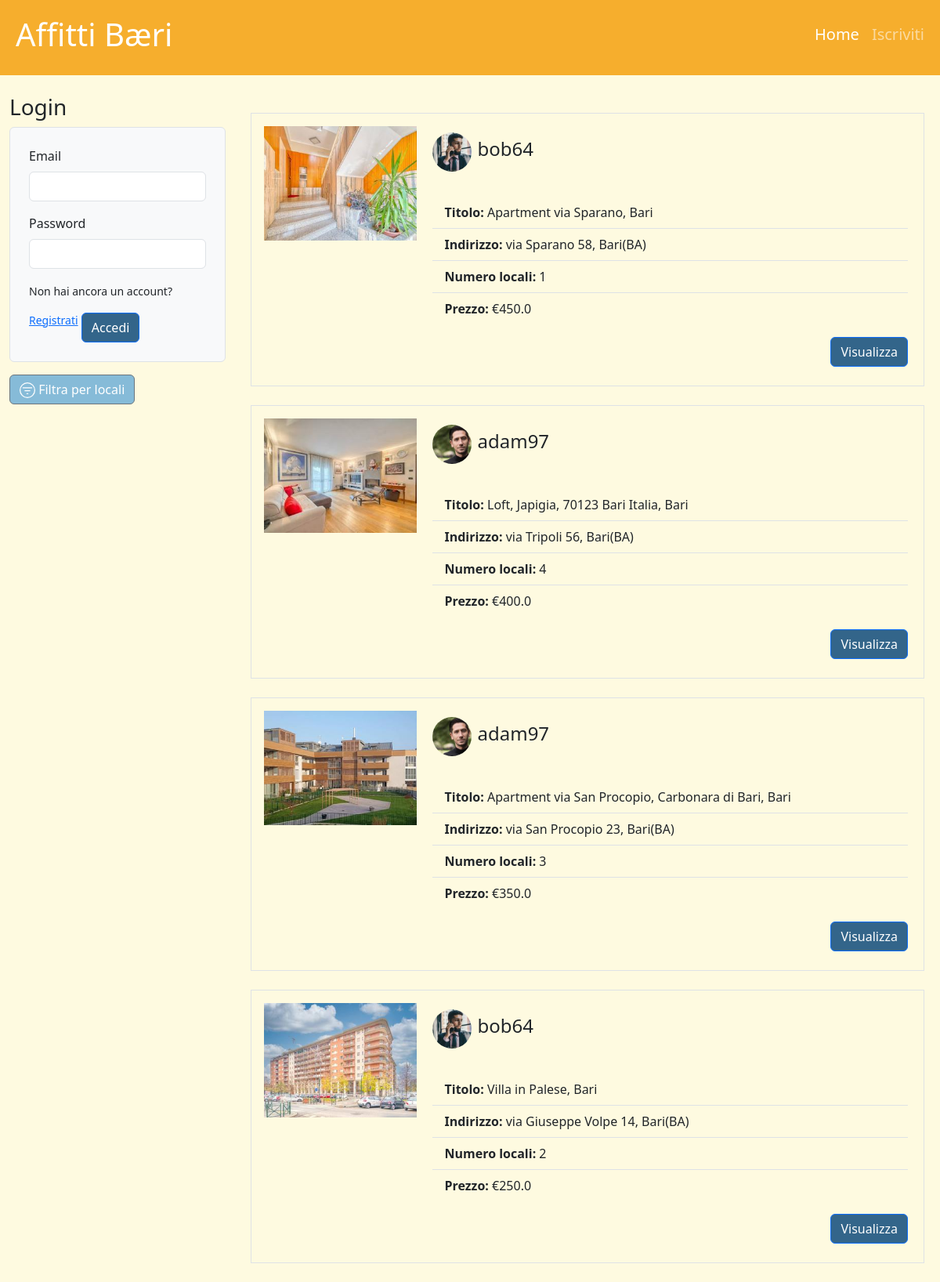
The page / on the database its author committed.
### tables this page shows
CREATE TABLE "foto" (
	"percorso_file"	TEXT NOT NULL,
	"ID_annuncio"	TEXT NOT NULL,
	PRIMARY KEY("percorso_file"),
	FOREIGN KEY("ID_annuncio") REFERENCES "annunci"("ID_annuncio")
);

CREATE TABLE "utenti" (
	"mail_utente"	TEXT NOT NULL UNIQUE,
	"username"	TEXT NOT NULL UNIQUE,
	"password"	TEXT NOT NULL,
	"immagine_profilo"	TEXT,
	"tipo"	TEXT NOT NULL,
	"ID_utente"	INTEGER NOT NULL,
	PRIMARY KEY("ID_utente" AUTOINCREMENT)
);

CREATE TABLE "annunci" (
	"ID_utente"	INTEGER NOT NULL,
	"ID_annuncio"	INTEGER NOT NULL,
	"locali"	INTEGER NOT NULL,
	"tipo"	TEXT NOT NULL,
	"titolo"	TEXT NOT NULL,
	"indirizzo"	TEXT NOT NULL,
	"descrizione"	TEXT NOT NULL,
	"visibile"	INTEGER NOT NULL,
	"arredo"	INTEGER NOT NULL,
	"prezzo"	REAL NOT NULL,
	PRIMARY KEY("ID_annuncio" AUTOINCREMENT),
	FOREIGN KEY("ID_utente") REFERENCES "utenti"("ID_utente")
);

### app.py (the view)
@app.route('/')
def home():
    foto_db = []
    bit_locali = 0
    if current_user.is_authenticated:
        if current_user.tipo == 'locatore':
            annunci_db_result = annunci_dao.get_annunci_by_ID(current_user.id, current_user.id,bit_locali)
        else:
            annunci_db_result = annunci_dao.get_annunci_by_ID('',current_user.id,bit_locali)
    else:
        annunci_db_result = annunci_dao.get_annunci_by_ID('', '',bit_locali)
    annunci_db = [dict(row) for row in annunci_db_result]
    for annuncio_db in annunci_db:
        if annuncio_db['locali'] == 5:
           annuncio_db['locali'] ='5+'
        foto_result=foto_dao.get_foto_by_ID_annuncio(annuncio_db['ID_annuncio'])
        foto_db = [dict(row) for row in foto_result]
        annuncio_db['foto'] = foto_db[0]['percorso_file']
    return render_template('home.html', annunci=annunci_db)

### foto_dao.py (called while the page is built)
def get_foto_by_ID_annuncio(ID_annuncio):
    conn = sqlite3.connect('db/affitti.db')
    conn.row_factory = sqlite3.Row
    cursor = conn.cursor()
    sql = 'SELECT percorso_file FROM foto WHERE ID_annuncio = ?'
    cursor.execute(sql, (ID_annuncio,))
    post = cursor.fetchall()
    cursor.close()
    conn.close()
    return post

### templates/home.html (shortened to what this page needs)
{% extends "base.html" %}
{% block home_active %}active{% endblock %}
{% block content %}
<aside id="myaside" class="col-lg-3 col-md-12">
  {% if not current_user.is_authenticated %}
  <section>
    <h3>Login</h3>
    <div class="bg-light p-4 border rounded mb-3">
      <form action="/login" method="POST">
        <div class="mb-3">
          <label for="emailInput" class="form-label">Email</label>
          <input type="text" class="form-control" id="emailInput" aria-describedby="emailHelp" name="mail_utente">
        </div>
        <div class="mb-3">
          <label for="passwordInput" class="form-label">Password</label>
          <input type="password" class="form-control" id="passwordInput" name="password">
        </div>
        <small>Non hai ancora un account? <a href="/iscriviti">Registrati</a></small>
        <button type="submit" class="btn btn-primary mt-3">Accedi</button>
      </form>
    </div>
  </section>
  {% endif %}
  <a href="{{url_for('home_locali')}}">  <button class="btn btn-secondary">   Filtra per locali</button></a>
</aside>
<main class="col-lg-9 col-md-12">
  {%if annunci%}
  {% for annuncio in annunci %}
  <article class="row border p-2 mx-2 my-4">
    <div class="col-lg-3 col-md-6 col-sm-12 px-0">
      {% if annuncio.foto%}
      <img class="w-100 p-2"
        src="{{ url_for('static', filename=annuncio.foto) }}" alt="Questa è l'immagine del post">
      {% endif%}
    </div>
    <div class="col-lg-9 col-md-6 col-sm-12">
      <section class="d-flex align-items-center mt-2 mb-4">
        <div><img class="usrimg rounded-circle" src="{{ url_for('static', filename=annuncio.immagine_profilo ) }}"
            alt="Questa è l'immagine dell'utente {{ annuncio.username |e }}"></div>
        <div>
          <h4 class="username">{{ annuncio.username |e }}</h4>
        </div>
      </section>
      <ul class="list-group list-group-flush pb-3">
        <li class="list-group-item"><strong>Titolo: </strong>{{ annuncio.titolo |e }} </li>
        <li class="list-group-item"><strong>Indirizzo: </strong>{{ annuncio.indirizzo |e }} </li>
        <li class="list-group-item"><strong>Numero locali: </strong>{{ annuncio.locali |e }} </li>
        <li class="list-group-item"><strong>Prezzo: </strong>€{{ annuncio.prezzo |e }} </li>
    </ul>
      <div class="d-grid gap-2 d-md-flex justify-content-md-end pb-3">
        <a href="{{url_for('single_annuncio', ID_annuncio=annuncio.ID_annuncio)}}"><button class="btn btn-primary">Visualizza</button></a>
        </div>
    </div>
  </article>
  {% endfor %}
  {%endif%}
</main>
{% endblock %}

### templates/base.html (shortened to what this page needs)
<!doctype html>
<html lang="en">
<head>
  <link href="https://cdn.jsdelivr.net/npm/bootstrap@5.3.2/dist/css/bootstrap.min.css" rel="stylesheet"
>
  <link rel="stylesheet" href="https://cdn.jsdelivr.net/npm/bootstrap-icons@1.11.2/font/bootstrap-icons.min.css">
  <link rel="stylesheet" href="{{ url_for('static', filename='style.css') }}">
  <link rel="stylesheet" href="https://cdnjs.cloudflare.com/ajax/libs/font-awesome/5.15.3/css/all.min.css">
</head>
<body>
  <header id="myheader">
    <nav class="navbar navbar-dark navbar-expand-lg mynavbar">
      <div class="container-fluid">
        <h1 class="ps-2"><a class="my_color_text link link-underline link-underline-opacity-0 nav_text" aria-current="page"
          href="/">Affitti Bæri</a></h1>
        <div class="collapse navbar-collapse" id="navbarSupportedContent">
          <ul class="navbar-nav ms-auto">
            <li class="nav-item">
              <h5><a class="nav-link {%block home_active%}{% endblock %}" aria-current="page" href="/">Home</a></h5>
            </li>
            {% if current_user.is_authenticated %}
            <li class="nav-item">
              <h5><a class="nav-link {%block about_active%}{% endblock %}" href="{{ url_for('profilo') }}">Dashboard</a></h5>
            </li>
            {% if current_user.tipo == 'locatore'%}
            <li class="nav-item">
              <h5><a class="nav-link {%block locatore_active%}{% endblock %}" href="{{ url_for('annunci_locatore') }}">Annunci</a></h5>
            </li>
            {% endif %}
            <li class="nav-item dropdown dropstart">
              <a class="nav-link dropdown-toggle" href="#" role="button" data-bs-toggle="dropdown"
                aria-expanded="false">
                @{{current_user.username}}
              </a>
              <ul class="dropdown-menu dropdown-menu-dark">
                <li><a class="dropdown-item" href="{{ url_for('logout') }}">Esci</a></li>
              </ul>
            </li>
            {% else %}
            <li class="nav-item">
              <h5><a class="nav-link {%block signup_active%}{% endblock %}" aria-current="page"
                href="{{ url_for('iscriviti') }}">Iscriviti</a></h5>
            </li>
            {% endif %}
          </ul>
        </div>
      </div>
    </nav>
  </header>
  <div class="container-fluid mt-4">
    <div class="row">
      {%block content %}{% endblock %}
    </div>
  </div>
</body>
</html>

### static/style.css (style rules this page uses)
.usrimg { display: inline; height: 50px; vertical-align: middle; margin: 0.5rem 0.5rem 0.5rem 0rem; }
.mynavbar { background-color: #f6ae2d; height: 6rem; }
.username { font-weight: 100; }
body { background-color: #fefae0; }
.my_color_text { color: #ffffff; }
.btn-secondary { background-color: #86bbd8; }
.btn-primary { background-color: #33658A; }
.list-group-item { background-color: #fefae0; }
#myheader h1 { color: #fefae0; }

### rows shown on the page
foto: percorso_file (picture)
utenti: immagine_profilo+username (picture), username "bob64" "bob64"
annunci: titolo "Apartment via Sparano, Bari", indirizzo "via Sparano 58, Bari(BA)", prezzo "450.0"
foto: percorso_file (picture)
utenti: immagine_profilo+username (picture), username "adam97" "adam97"
annunci: titolo "Loft, Japigia, 70123 Bari Italia, Bari", indirizzo "via Tripoli 56, Bari(BA)", prezzo "400.0"
foto: percorso_file (picture)
annunci: titolo "Apartment via San Procopio, Carbonara di Bari, Bari", indirizzo "via San Procopio 23, Bari(BA)", prezzo "350.0"
foto: percorso_file (picture)
annunci: titolo "Villa in Palese, Bari", indirizzo "via Giuseppe Volpe 14, Bari(BA)", prezzo "250.0"

### other values the page prints
{{ annuncio.locali |e }} "1" "4" "3" "2"
